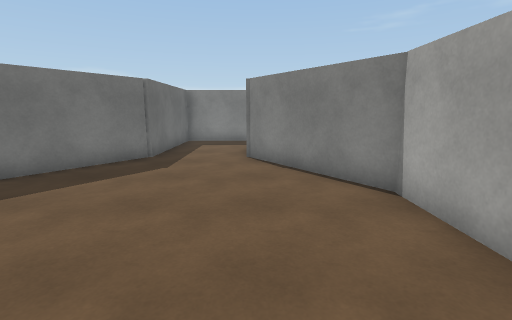
view 1 (above)

18 first-person views from a walk through a scene from a Unity 3-D project. The camera is 1.5 m above the floor, tilts 10° down and sees 85° across. The floor is counted in squares, 1 m on a side. Each view is taken from the middle of a square. On the plan, view 1 faces up. The plan holds only what a view shows up to about 14 squares ahead; the rest is blank. The place goes on beyond the plan. The player character is not drawn. Surface patterns are stand-ins for the level's own textures.

view 2
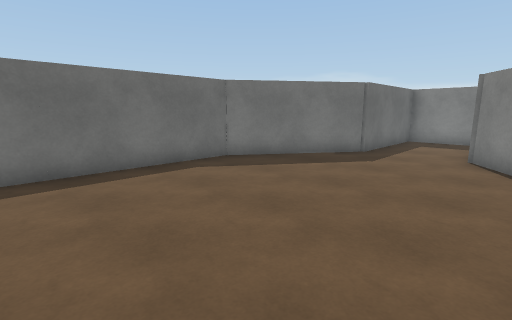

view 3
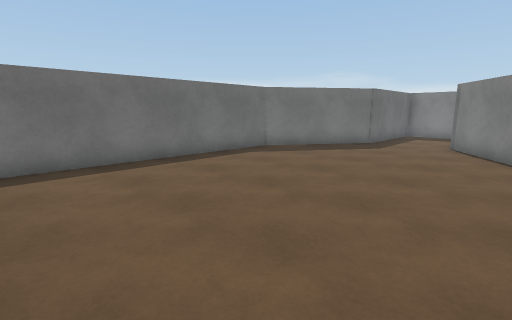

view 4
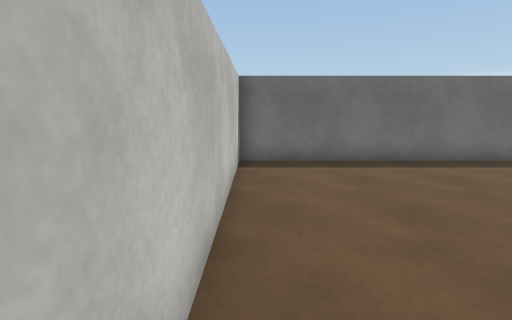

view 5
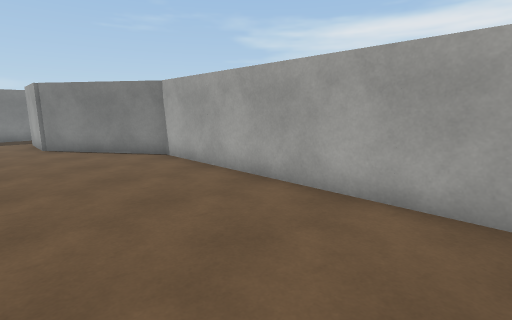

view 6
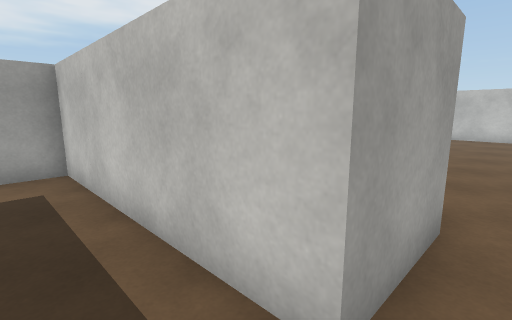

view 7
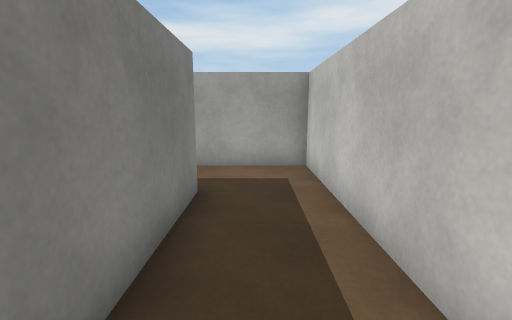

view 8
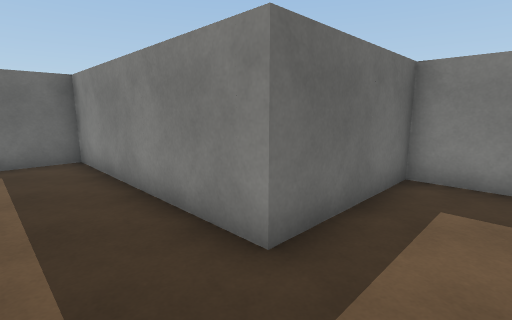

view 9
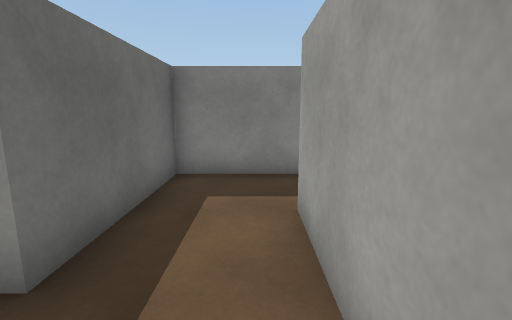

view 10
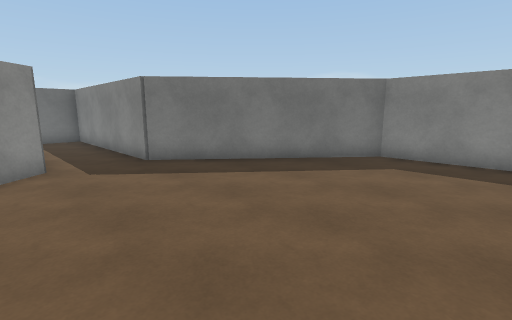

view 11
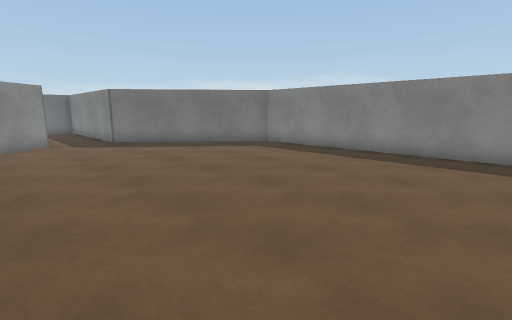

view 12
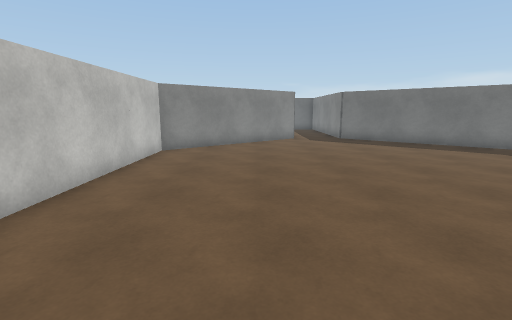

view 13
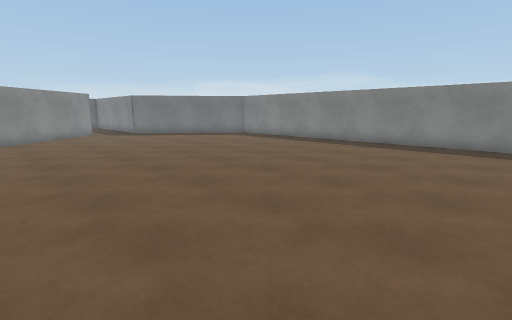

view 14
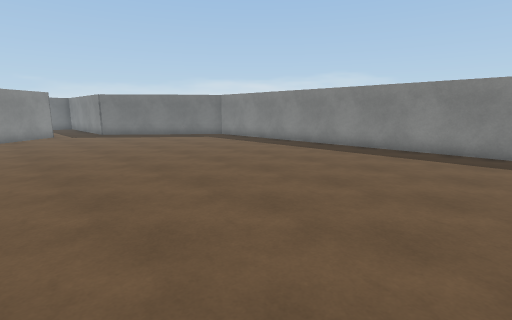

view 15
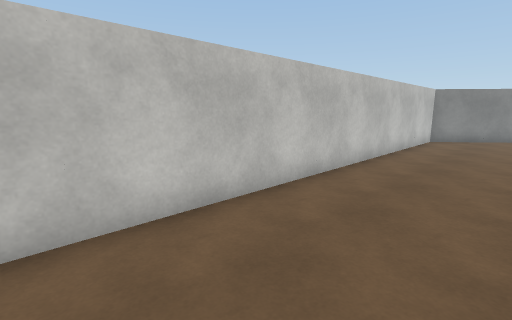

view 16
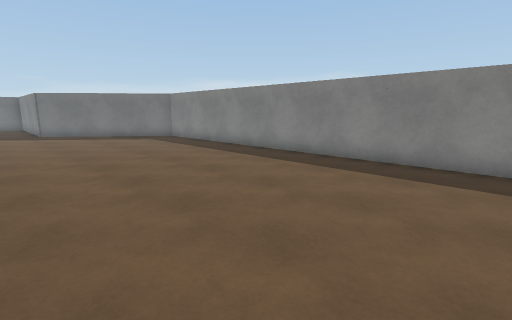

view 17
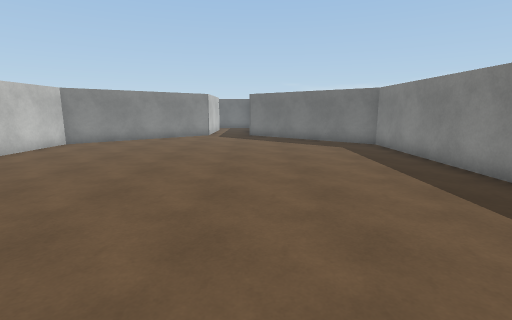

view 18
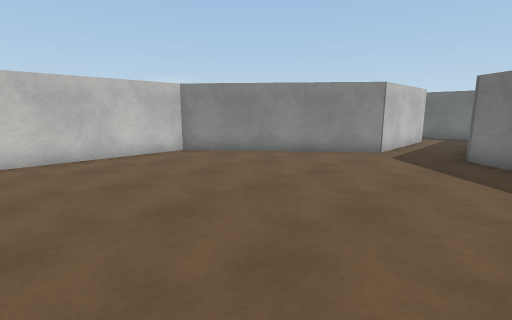

### Floor plan
Points are (right, up) in squares from view 1. A wall is a line through its corners. A room is listed if a view was taken in it or the views show most of it. See-through windows are left out.
Room 1 (views 1, 2, 3, 4, 5, 6, 7, 8, 9)
walls: (2.6, -4) (2.6, 5.1) (-0.3, 9.2) (-0.3, 11.6) (6.6, 11.6) (6.6, 16.1); (6.6, 18.6) (4.1, 18.6) (4.1, 14.1) (-3.4, 14.1) (-3.4, 9.2) (-6.4, 4.9) (-6.4, -4.5) (1.6, -4.5)
ways out: opening at (6, 17.5) to room 2
Room 2 (views 10, 11, 12, 13, 14, 15, 16, 17, 18)
walls: (31.8, 24.4) (16.5, 24.4) (11.6, 18.6) (6.6, 18.6); (6.6, 16.1) (11.6, 16.1) (16.4, 10.4) (32, 10.4)
ways out: opening at (6, 17.5) to room 1

Positions as (right, up) in squares from view 1, and headings:
1: (0, 0), facing up
2: (1, -1), facing up-left
3: (2, -4), facing up-left
4: (2, -4), facing left
5: (-2, -4), facing up-right
6: (-1, 13), facing down-right
7: (-1, 13), facing right
8: (6, 12), facing up-left
9: (6, 12), facing up
10: (20, 15), facing up-left
11: (26, 14), facing up-left
12: (27, 14), facing left
13: (31, 11), facing up-left
14: (31, 13), facing up-left
15: (32, 14), facing down-left
16: (32, 16), facing up-left
17: (29, 19), facing left
18: (22, 20), facing down-left
